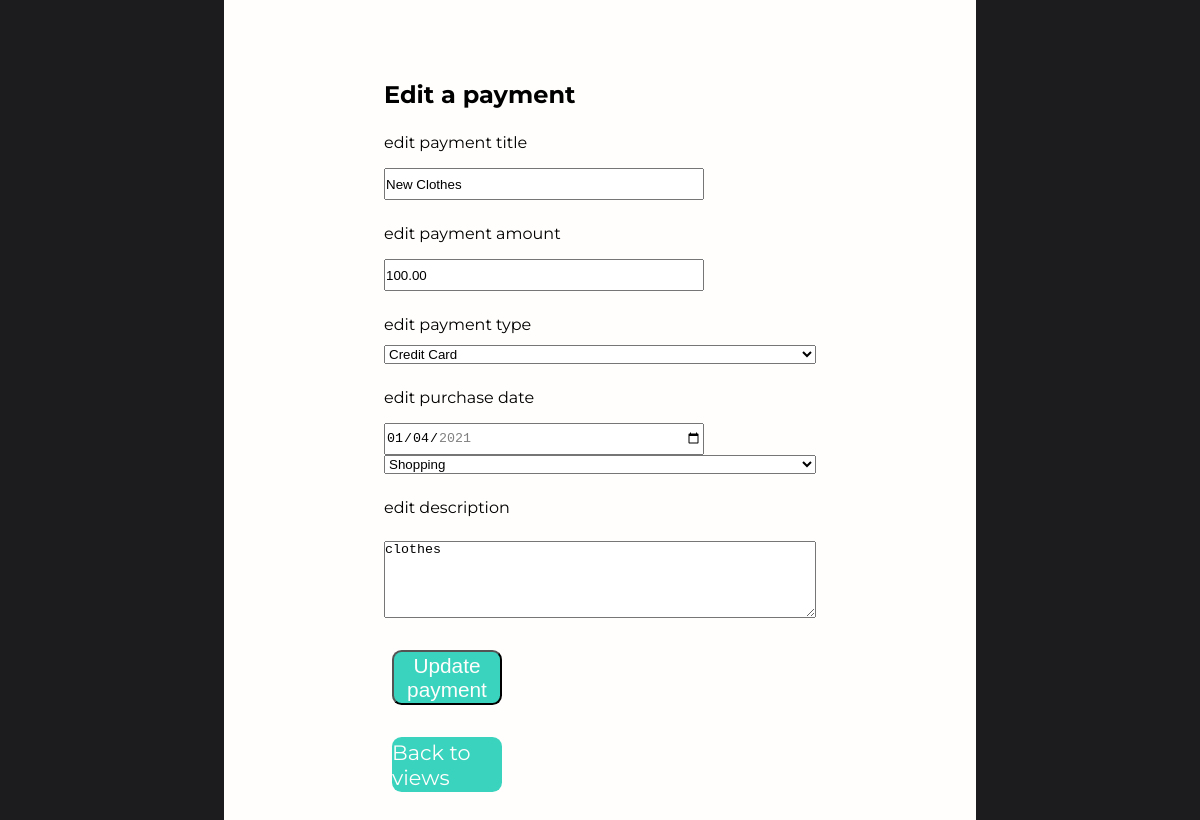
The page /edititems/1 (signed in) on the database its author committed.
### tracker/models.py (models this page shows, shortened)
class TrackerItem(models.Model):
    tracker = models.ForeignKey(FinancialTracker, on_delete=models.CASCADE)
    pay_title = models.CharField(max_length=25)
    pay_amt = models.DecimalField(max_digits=6, decimal_places=2)
    pay_type = models.CharField(max_length=25)
    category = models.CharField(max_length=25)
    pay_description = models.CharField(max_length=100)
    purchase_date = models.DateField(auto_now_add=False, auto_now=False)

### tracker/views.py (the view)
# urls.py: path("edititems/<items_id>", tracker_view.edit_items, name="edit-tracker-items"),
def edit_items(request, items_id):
    item_row = TrackerItem.objects.get(id=items_id)
    save_edited_items(request, item_row)
    return render(request, "tracker/edit-items.html", {"itemrow": item_row})

### tracker/views.py (called while the page is built)
def save_edited_items(request, item_row):
    if request.method == "POST":
        if request.POST.get("edited-payment"):
            item_row.pay_title = request.POST.get("pay-title")
            item_row.pay_amt = request.POST.get("pay-amt")
            item_row.pay_type = request.POST.get("pay-type")
            item_row.pay_description = request.POST.get("pay-desc")
            item_row.purchase_date = request.POST.get("purchase-date")
            item_row.category = request.POST.get("category")
            item_row.save()
        return redirect("/trackerviews")

### template/tracker/edit-items.html (shortened to what this page needs)
<!DOCTYPE html>
<html lang="en">
<head>
    {% load static %}
    <link rel="stylesheet" type="text/css" href="{% static 'css/index.css' %}">
</head>
<body>
    {% if user.is_authenticated %}
        <div class="edit-container">
            {% block content %}
            <div class="edit-tracker-items-container">
                <h2>Edit a payment</h2>
                <form method="POST">
                    <label for="title" value="title">edit payment title</label>
                    <input type="text" name="pay-title" value="{{itemrow.pay_title}}">
                    <label for="pay-amt" value="pay-amt">edit payment amount</label>
                    <input type="text" name="pay-amt" placeholder="$ 100.00" value="{{itemrow.pay_amt}}">
                    <label for="pay-type" value="pay-type">edit payment type</label>
                    <br>
                    <select name="pay-type">
                        <option value="{{itemrow.pay_type}}">{{itemrow.pay_type}}</option>
                    </select>
                    <label for="purchase-date" value='purchase-date'>edit purchase date</label>
                    <input type="date" id="purchase_date" name="purchase-date"value="{{itemrow.purchase_date|date:'Y-m-d'}}"min="2021-01-01" max="2021-12-31">
                    <select name="category">
                        <option value="{{itemrow.category}}">{{itemrow.category}}</option>
                    </select>
                    <label for="pay-desc" value="pay-desc">edit description</label>
                    <textarea name="pay-desc" id="pay-desc" cols="30" rows="5">{{itemrow.pay_description}}</textarea>
                    <button type="submit" name="edited-payment" value="edited-payment" class="btn add">Update payment</button>
                </form>
                <div class="btn views" ><a href="/trackerviews">Back to views</a></div>
            </div>
            {% endblock %}
        </div>
    {% else %}
        <script>
            redirect('/login');
        </script>
    {% endif %}
</body>
</html>

### static/css/index.css (style rules this page uses)
:root { --bg-color-primary:#3ad3be; --text-color-primary:rgb(255, 254, 252); --text-color-secondary: #1c1c1f; }
a { text-decoration: none; }
* { margin: 0; padding: 0; box-sizing: border-box; }
html { height: 100%; }
body { background-color: #1c1c1f; }
.btn { display: flex; justify-content: center; align-items: center; font-size: 1.3rem; background-color: var(--bg-color-primary); border-radius: .6rem; margin: 0 2rem 0 2rem ; width: 110px; height: 55px; cursor: pointer; color: var(--text-color-primary); }
.btn a { text-decoration: none; color: var(--text-color-primary); }
.sign-up-container, form { display: flex; flex-direction: column; justify-content: center; }
form > input { width: 20rem; height: 2rem; margin-top: 1.5rem; }
.log-in-container, label { margin-top: 1.5rem; margin-bottom: -.5rem; }
.user-tracker-container, .edit-tracker-items-container { font-family: Montserrat,sans-serif ; background: rgb(255, 254, 252); padding: 5rem 10rem 5rem 10rem; margin:0 14rem 0 14rem; display: flex; flex-direction: column; justify-content: flex-start; }
.user-tracker-container, textarea { margin-top: 2rem; }
.add, .views { margin-top: 2rem; margin-left: .5rem; }
.edit-option, a { color: #364f6b; }

### rows shown on the page
TrackerItem: pay-title "New Clothes", pay-amt "100.00", pay-type "Credit Card", category "Shopping", pay-desc "clothes"
